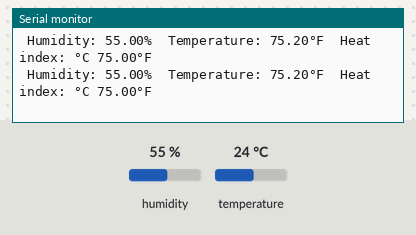
The sketch below on a simulated Arduino Uno, built with avr-gcc and run on an emulated ATmega328P. Shown: the last lines printed to the serial monitor. The test bench sets the inputs (shaded band); at power-on: humidity 55 %, temperature 24 °C.

Above: at 2.9 s.
3.0 s: humidity set to 22 %
At 4.26 s:
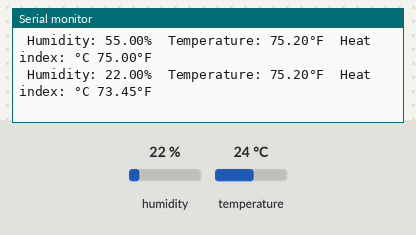
9.1 s: temperature set to 41 °C
At 9.14 s:
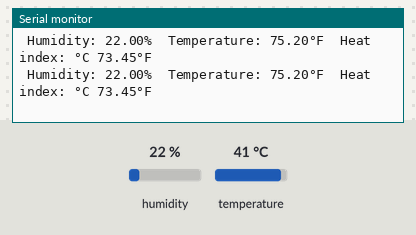
15.2 s: temperature set to 12 °C
At 15.22 s:
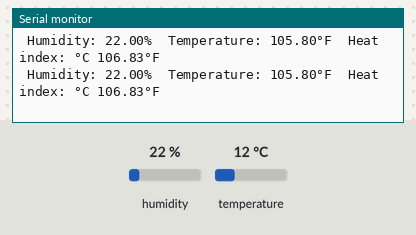
21.3 s: temperature set to 41 °C
At 21.34 s:
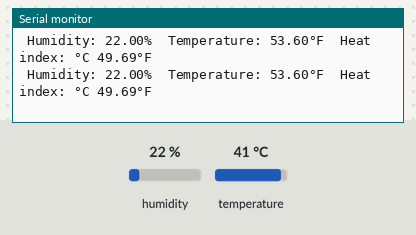
27.4 s: temperature set to 19 °C
At 28.8 s:
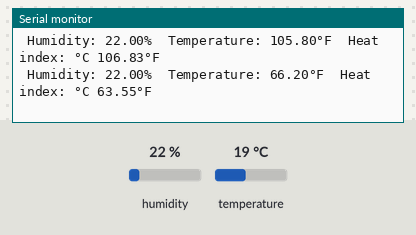
Timing chart, 0 to 30.4 s (numbered marks = the images above; inputs shaded):
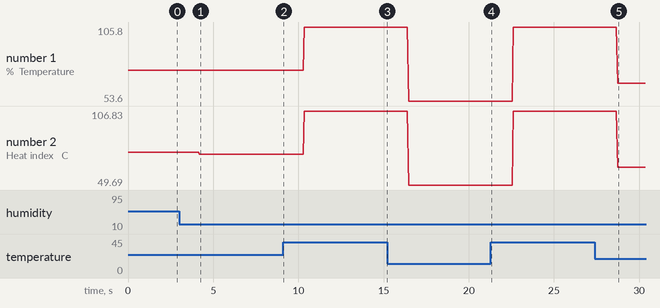

The sketch:

temperature_sensor_code.ino
```cpp
//Library Setup

#include <DHT.h>
#include <DHT_U.h>

#include <Adafruit_Sensor.h>


//Setup

#define DHTPIN = 7;
#define DHTTYPE = DHT11;
DHT dht(7, DHT11);

//Function

void setup() {
  Serial.begin(9600);
  Serial.println(F("DHTxx test!"));

  dht.begin();
}

void loop () {
  float h = dht.readHumidity();
  float f = dht.readTemperature(true);

  if (isnan(h) && isnan(f)) {
    Serial.println(F("Failed to read from DHT sensor!"));
    return;

  }

  float hif = dht.computeHeatIndex(f, h);

Serial.print(F(" Humidity: "));
Serial.print(h);
Serial.print(F("%  Temperature: "));
Serial.print(f);
Serial.print(F("°F  Heat index: "));
Serial.print(F("°C "));
Serial.print(hif);
Serial.println(F("°F"));

  }
```

Measured:
- after the input at 3.0 s, the serial monitor: prints a new line after 1.2 s (image 1)
- after the input at 27.4 s, the serial monitor: prints a new line after 1.3 s (image 5)
- plotted number 1: 75.2 → 105.8 after the input at 9.1 s, 105.8 → 53.6 after the input at 15.2 s, 53.6 → 105.8 after the input at 21.3 s, 105.8 → 66.2 after the input at 27.4 s
- plotted number 2: 75 → 73.45 after the input at 3.0 s, 73.45 → 106.83 after the input at 9.1 s, 106.83 → 49.69 after the input at 15.2 s, 49.69 → 106.83 after the input at 21.3 s, 106.83 → 63.55 after the input at 27.4 s
